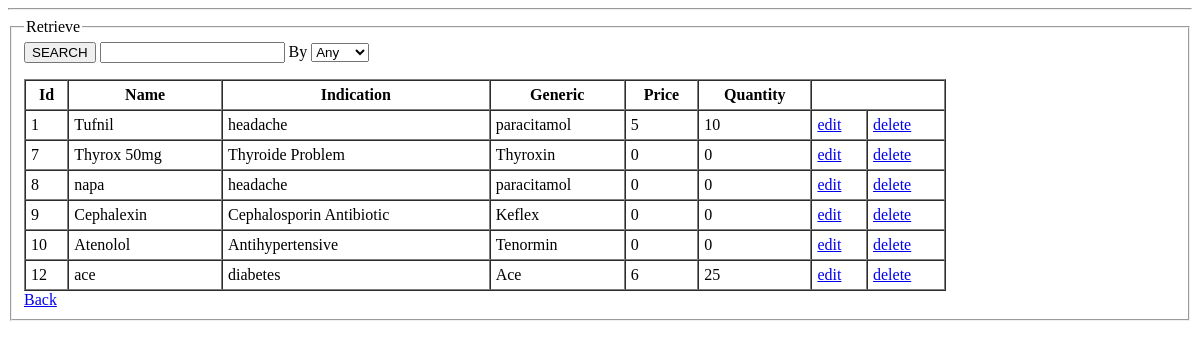
Page /app/retrieve_medicine.php on the earlier database version.
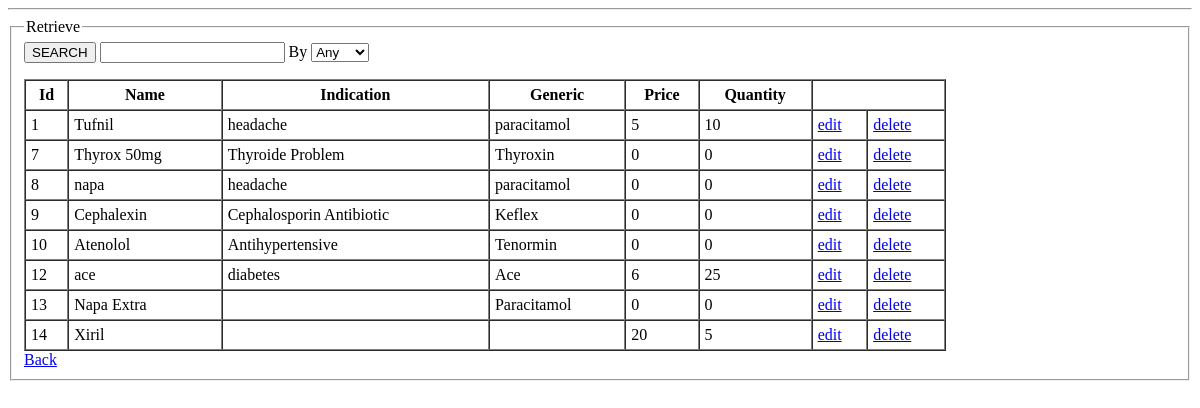
Same page on the later database version.
### tables this page shows
CREATE TABLE `medicine` (
  `id` int(5) NOT NULL,
  `med_name` varchar(50) NOT NULL,
  `indication` text NOT NULL,
  `generic` varchar(200) NOT NULL,
  `price` int(100) NOT NULL,
  `quantity` int(100) NOT NULL,
  `sell_count` int(11) NOT NULL
);

### data/data_access.php (called while the page is built, shortened)
<?php
    $host="127.0.0.1";
    $user="root";
    $pass="";
    $dbname="sheba";
    $port=3306;
    function executeSQL($sql){
        global $host, $user, $pass, $dbname, $port;
        $link=mysqli_connect($host, $user, $pass, $dbname, $port);
        $result = mysqli_query($link, $sql);
        return $result;
    }
?>

### data/medicine_data_access.php (called while the page is built, shortened)
<?php require_once "data_access.php"; ?>
<?php
	 function getAllMedicinesFromDb(){
        $sql = "SELECT * FROM medicine";
        $result = executeSQL($sql);
        $medicines = array();
        for($i=0; $row=mysqli_fetch_assoc($result); ++$i){
            $medicines[$i] = $row;
        }
        return $medicines;
    }
?>

### service/medicine_service.php (called while the page is built, shortened)
<?php require_once "../data/medicine_data_access.php"; ?>
<?php
     function getAllMedicines(){
        return getAllMedicinesFromDb();
    }
?>

### app/retrieve_medicine.php (the view, shortened to what this page needs)
<html>
<?php require_once "../service/medicine_service.php"; ?>
<?php
    $searchKey = $searchBy = "";
    $searchBySelected = array("Any"=>null, "medName"=>null, "id"=>null);
?>
<?php
    if ($_SERVER['REQUEST_METHOD'] == "POST") {
        $searchKey = trim($_POST['search']);
        $searchBy = $_POST['search_by'];
        $searchBySelected[$searchBy] = "selected";
        if($searchBy == "medName")
            $medicines = getMedicinesByName($searchKey);
        else if($searchBy == "id")
            $medicines = getMedicineById($searchKey);
        else{
            $medicines = getMedicinesByIdOrName($searchKey);
        }
    }
    else {
        $medicines = getAllMedicines();
    }
?>
<hr/>
<body>
	<fieldset>
		 <legend>Retrieve</legend>
		  <form method="POST">
		  		<input type="submit" value="SEARCH"/>
                <input name="search" value="<?= $searchKey ?>"/> By
                <select name="search_by">
                    <option <?= $searchBySelected["Any"] ?>>Any</option>
                </select>
		  </form>
		<table width="80%" border="1" cellspacing="0" cellpadding="5">
        <tr>
            <th>Id</th>
            <th>Name</th>
            <th>Indication</th>
            <th>Generic</th>
            <th>Price</th>
            <th>Quantity</th>
            <th colspan="4"></th>
        </tr>
        <?php foreach ($medicines as $medicine) { ?>
            <tr>
                <td><?= $medicine['id'] ?></td>
                <td><?= $medicine['med_name'] ?></td>
                <td><?= $medicine['indication'] ?></td>
                <td><?= $medicine['generic'] ?></td>
                <td><?= $medicine['price'] ?></td>
                <td><?= $medicine['quantity'] ?></td>
                <td><a href="update_medicine.php?id=<?= $medicine['id'] ?>">edit</a></td>
                <td><a href="delete_medicine.php?id=<?= $medicine['id'] ?>">delete</a></td>
            </tr>
        <?php }
         ?>
        </table>
         <a href="add_delete_meds.php">Back</a>
	</fieldset>
</body>
</html>

Differences in the rows shown:
added medicine: id "13", med_name "Napa Extra", generic "Paracitamol", price "0", quantity "0"
added medicine: id "14", med_name "Xiril", price "20", quantity "5"
